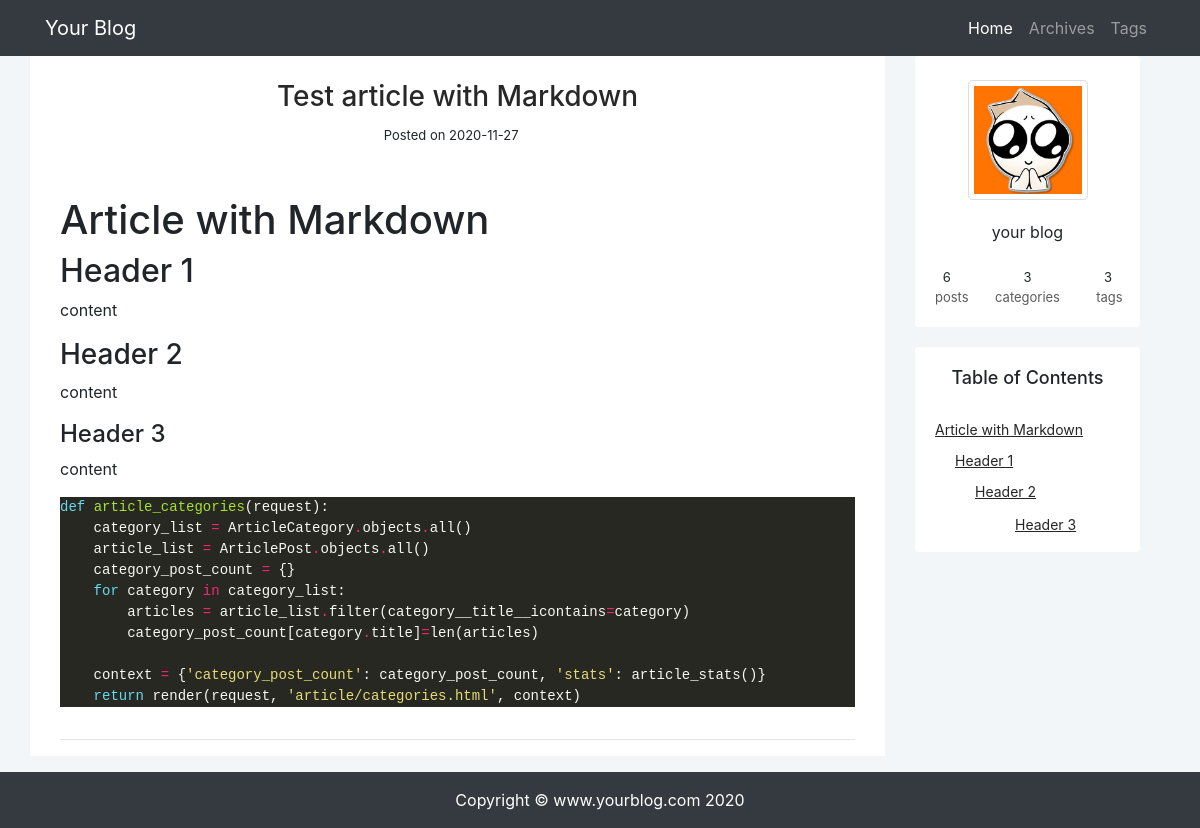
Screenshot of /article/article-detail/6 with the database file from the repository.
### article/models.py (models this page shows, shortened)
class ArticlePost(models.Model):
    title = models.CharField(max_length=100)
    body = models.TextField()
    created = models.DateTimeField(default=timezone.now)
    updated = models.DateTimeField(auto_now=True)
    category = models.ForeignKey(
        ArticleCategory,
        null=True,
        blank=True,
        on_delete=models.CASCADE,
        related_name='article'
    )
    tags = TaggableManager(blank=True)
    class Meta:
        ordering = ('-created',)

### article/views.py (the view)
# urls.py: path('article-detail/<int:pk>', views.article_detail, name="article_detail"),
def article_detail(request, pk):
    article = get_object_or_404(ArticlePost, pk=pk) # ArticlePost.objects.get(pk=id)
    md = markdown.Markdown(
        extensions=[
        'markdown.extensions.extra',
        'markdown.extensions.codehilite',
        'markdown.extensions.toc',
        ])
    article.body = md.convert(article.body)
    context = {'article': article, 'toc': md.toc, 'stats': article_stats() }
    return render(request, 'article/detail.html', context)

### article/views.py (called while the page is built)
def article_stats():
    article_list = ArticlePost.objects.all()
    tags = Tag.objects.all()
    category_list = ArticleCategory.objects.all()
    stats_context = {
        'article_count': len(article_list),
        'tag_count': len(tags),
        'category_count': len(category_list),
    }
    return stats_context

### templates/article/detail.html (shortened to what this page needs)
{% extends "base.html" %}
{% load staticfiles %}
{% block content %}
<div class="container col-12">
    <div class="row">
        <div style="height: 100px;" class="text-center col-12 mt-4">
            <h3>
                <a href="{% url 'article:article_detail' article.id %}" style="color: rgb(40, 40, 40);">
                    {{ article.title }}</a>
            </h3>
            <div>
                <span style="font-size: small;">
                    Posted on {{ article.updated|date:'Y-m-d' }}
                </span>
            </div>
        </div>
        <div id="articleBody" class="col-12">
            <p> {{ article.body|safe }} </p>
        </div>
    </div>
    <hr>
</div>
{% endblock content %}

### static/md_css/monokai.css (style rules this page uses)
.codehilite { background: #272822; color: #f8f8f2 }
.codehilite .k { color: #66d9ef }
.codehilite .n { color: #f8f8f2 }
.codehilite .o { color: #f92672 }
.codehilite .p { color: #f8f8f2 }
.codehilite .nb { color: #f8f8f2 }
.codehilite .nf { color: #a6e22e }
.codehilite .ow { color: #f92672 }
.codehilite .w { color: #f8f8f2 }
.codehilite .s1 { color: #e6db74 }

### static/css/toc.css (style rules this page uses)
div.toc>ul { margin-left: -40px; }
div.toc>ul>li>ul, div.toc>ul>li>ul>li>ul { margin-left: -20px; }
#tocBlock a { color: #252525; text-decoration: underline; font-size: 14px; }
#tocBlock ul { list-style-type: none; }
#tocBlock li { margin-top: 10px; }

### rows the page displays
ArticlePost: title "Test article with Markdown", updated "2020-11-27", body "Article with Markdown Header 1 content Header 2 content Header 3 content def article_categories ( request ): category_list = ArticleCategory . objects . all () article_list = ArticlePost . objects . all () category_post_count = {} for category in category_list : articles = article_list . filter ( category__title__icontains = category ) category_post_count [ category . title ] = len ( articles ) context = { 'category_post_count' : category_post_count , 'stats' : article_stats ()} return render ( request , 'article/categories.html' , context )"

### other values shown
{{ stats.article_count }} "6"
{{ stats.category_count }} "3"
{{ stats.tag_count }} "3"
{{ toc|safe }} "Article with Markdown Header 1 Header 2 Header 3"
